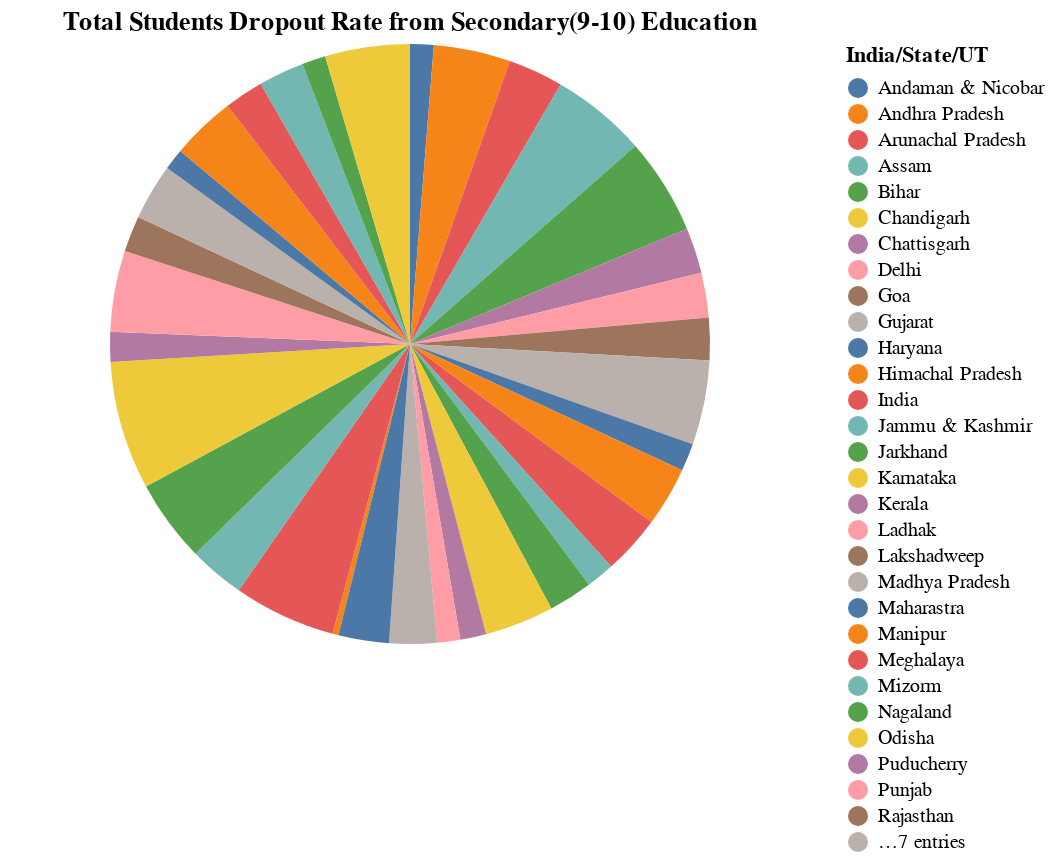

Write notebook code for a chart like this one.
### Markdown cell above
Pie chart for the Total Students DropOut Rate from the Secondary School

### Code cell
# prompt: Using dataframe div_2: pie with values with title

import altair as alt
chart = alt.Chart(div_2).mark_arc().encode(
    theta=alt.Theta(field="Total", type="quantitative"),
    color=alt.Color(field="India/State/UT", type="nominal"),
    tooltip=['India/State/UT', 'Total']
).properties(
    title='Total Students Dropout Rate from Secondary(9-10) Education'
)
chart

### Figure 1 — Vega-Lite specification as saved in the notebook (floating-point values rounded to 4 significant figures)
{"config": {"view": {"continuousWidth": 400, "continuousHeight": 300}}, "data": {"name": "data-89659a8245f8daec6d0c3f8ed9c1b612"}, "mark": "arc", "encoding": {"color": {"field": "India/State/UT", "type": "nominal"}, "theta": {"field": "Total", "type": "quantitative"}, "tooltip": [{"field": "India/State/UT", "type": "nominal"}, {"field": "Total", "type": "quantitative"}]}, "title": "Total Students Dropout Rate from Secondary(9-10) Education", "$schema": "https://vega.github.io/schema/vega-lite/v4.17.0.json", "datasets": {"data-89659a8245f8daec6d0c3f8ed9c1b612": [{"India/State/UT": "India", "Boys": 13.0, "Girls": 12.3, "Total": 12.6}, {"India/State/UT": "Andaman & Nicobar", "Boys": 6.0, "Girls": 3.9, "Total": 5.0}, {"India/State/UT": "Andhra Pradesh", "Boys": 17.5, "Girls": 15.0, "Total": 16.3}, {"India/State/UT": "Arunachal Pradesh", "Boys": 11.2, "Girls": 12.3, "Total": 11.7}, {"India/State/UT": "Assam", "Boys": 19.8, "Girls": 20.7, "Total": 20.3}, {"India/State/UT": "Bihar", "Boys": 19.5, "Girls": 21.4, "Total": 20.5}, {"India/State/UT": "Chandigarh", "Boys": 0.0, "Girls": 0.0, "Total": 0.0}, {"India/State/UT": "Chattisgarh", "Boys": 11.5, "Girls": 8.1, "Total": 9.7}, {"India/State/UT": "Delhi", "Boys": 10.5, "Girls": 8.4, "Total": 9.5}, {"India/State/UT": "Goa", "Boys": 12.1, "Girls": 5.5, "Total": 9.0}, {"India/State/UT": "Gujarat", "Boys": 19.4, "Girls": 15.9, "Total": 17.9}, {"India/State/UT": "Haryana", "Boys": 6.7, "Girls": 4.9, "Total": 5.9}, {"India/State/UT": "Himachal Pradesh", "Boys": 13.0, "Girls": 12.3, "Total": 12.6}, {"India/State/UT": "Jammu & Kashmir", "Boys": 5.6, "Girls": 6.3, "Total": 6.0}, {"India/State/UT": "Jarkhand", "Boys": 9.7, "Girls": 8.9, "Total": 9.3}, {"India/State/UT": "Karnataka", "Boys": 16.2, "Girls": 13.0, "Total": 14.7}, {"India/State/UT": "Kerala", "Boys": 6.9, "Girls": 4.1, "Total": 5.5}, {"India/State/UT": "Ladhak", "Boys": 4.0, "Girls": 5.7, "Total": 4.9}, {"India/State/UT": "Lakshadweep", "Boys": 0.4, "Girls": 0.0, "Total": 0.0}, {"India/State/UT": "Madhya Pradesh", "Boys": 10.6, "Girls": 9.7, "Total": 10.1}, {"India/State/UT": "Manipur", "Boys": 1.4, "Girls": 1.2, "Total": 1.3}, {"India/State/UT": "Maharastra", "Boys": 10.8, "Girls": 10.6, "Total": 10.7}, {"India/State/UT": "Meghalaya", "Boys": 23.3, "Girls": 20.4, "Total": 21.7}, {"India/State/UT": "Mizorm", "Boys": 13.1, "Girls": 10.8, "Total": 11.9}, {"India/State/UT": "Nagaland", "Boys": 18.9, "Girls": 16.2, "Total": 17.5}, {"India/State/UT": "Odisha", "Boys": 29.2, "Girls": 25.2, "Total": 27.3}, {"India/State/UT": "Puducherry", "Boys": 8.4, "Girls": 4.1, "Total": 6.3}, {"India/State/UT": "Punjab", "Boys": 18.3, "Girls": 16.0, "Total": 17.2}, {"India/State/UT": "Rajasthan", "Boys": 7.8, "Girls": 7.5, "Total": 7.7}, {"India/State/UT": "Sikkim", "Boys": 14.6, "Girls": 9.5, "Total": 11.9}, {"India/State/UT": "Tamil Nadu", "Boys": 6.3, "Girls": 2.5, "Total": 4.5}, {"India/State/UT": "Telengana", "Boys": 14.5, "Girls": 12.9, "Total": 13.7}, {"India/State/UT": "Tripura", "Boys": 8.5, "Girls": 8.2, "Total": 8.3}, {"India/State/UT": "Uttar Pradesh", "Boys": 9.5, "Girls": 10.0, "Total": 9.7}, {"India/State/UT": "Uttarakhand", "Boys": 5.4, "Girls": 4.6, "Total": 5.0}, {"India/State/UT": "West Bengal", "Boys": 18.4, "Girls": 17.7, "Total": 18.0}]}}
